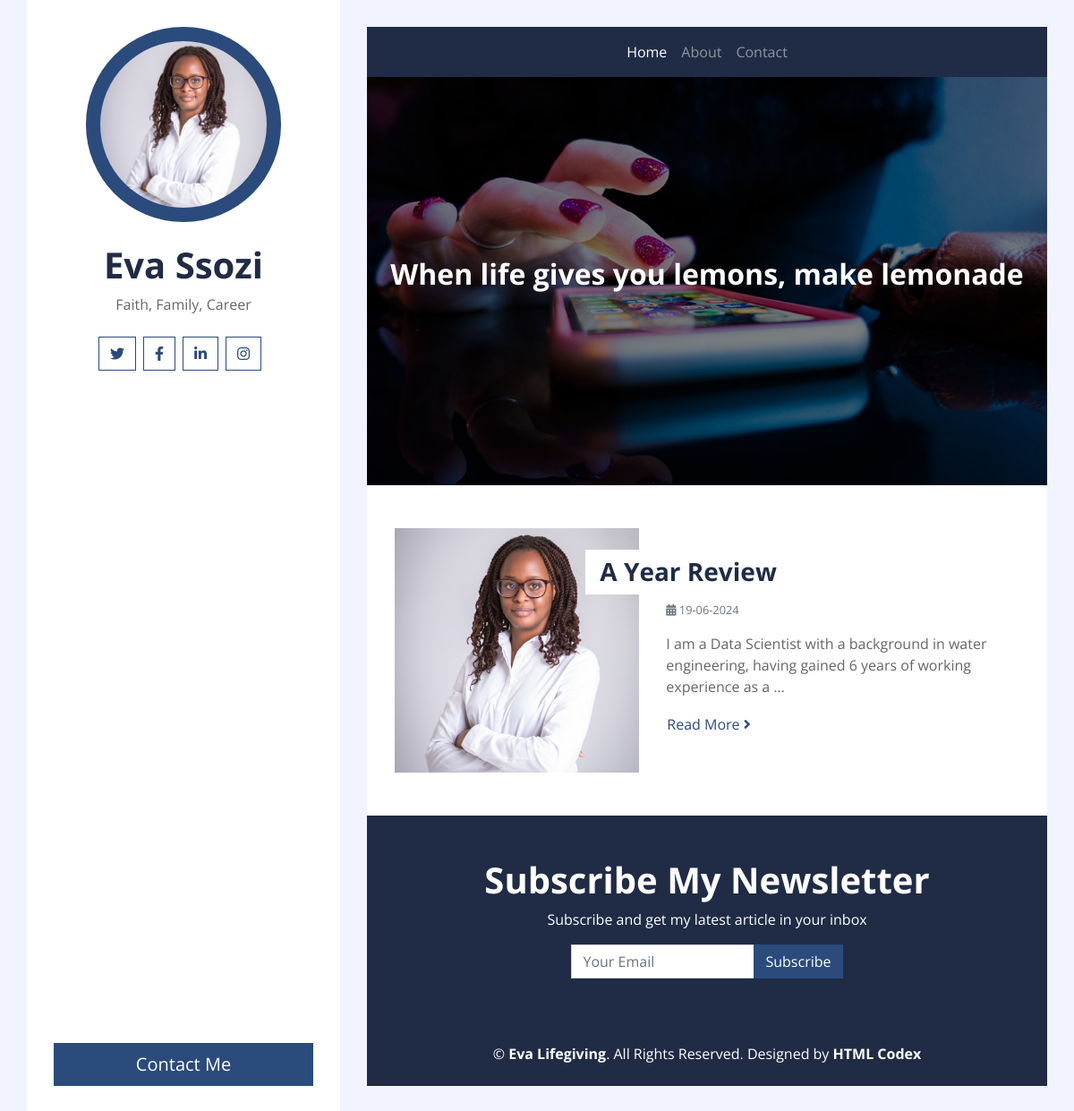
/, run on an earlier commit of the app's database.
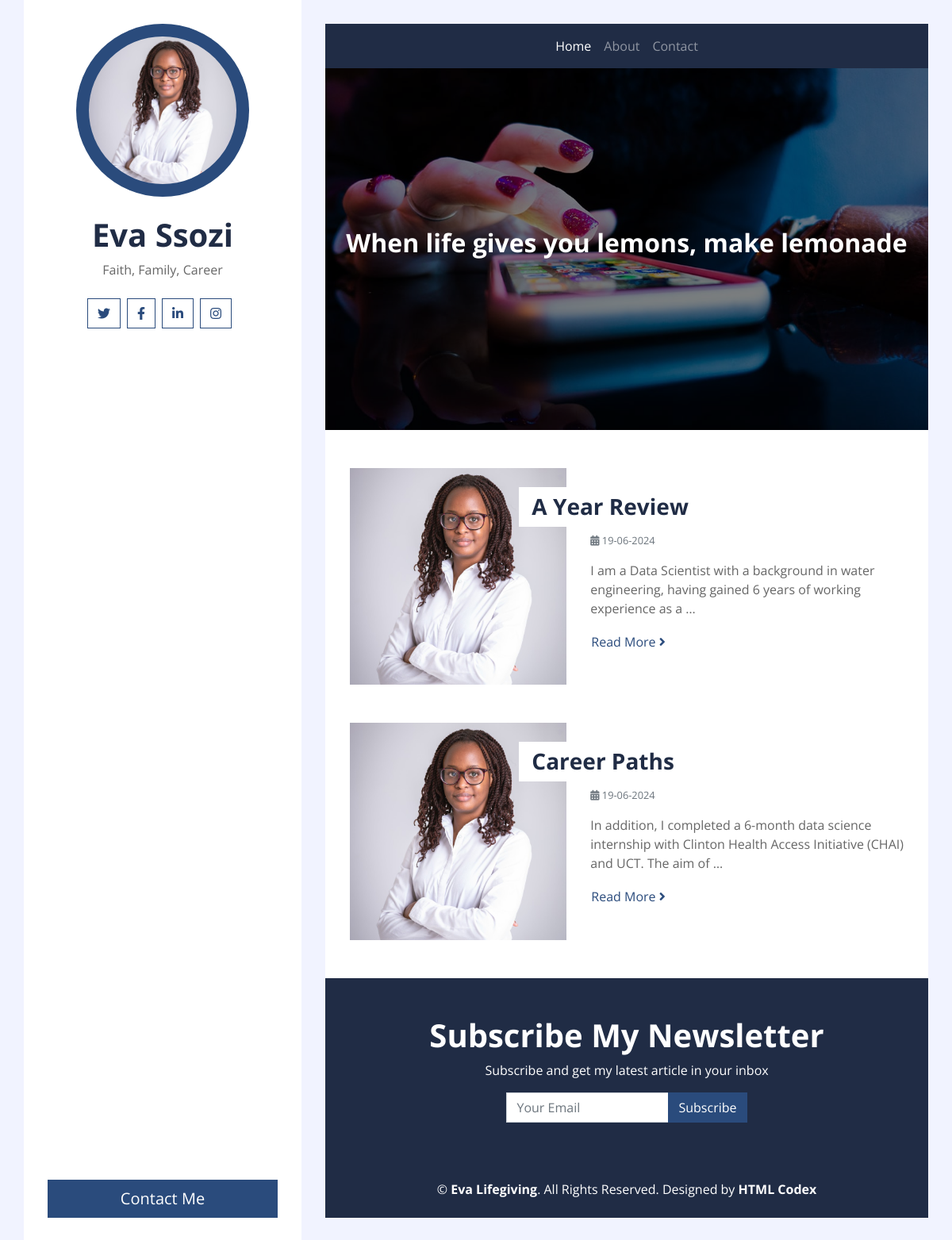
And on a later commit of the database.
### blog/models.py (models this page shows, shortened)
class Blog(models.Model):
    title = models.CharField(max_length=122)
    author = models.CharField(max_length=122)
    content_markdown = models.TextField(default="")
    image = models.ImageField(upload_to='blog/images')

### blog/views.py (the view)
def home(request):
    all_blogs = Blog.objects.all()
    context = {"blogs":all_blogs}
    return render(request,
                  template_name="blog/home.html",
                  context=context)

### blog/templates/blog/home.html
{% extends 'base.html' %}
{% load static %}
{% block content %}
                <div class="container p-0">
                    <div id="blog-carousel" class="carousel slide" data-ride="carousel">
                        <div class="carousel-inner">
                            <div class="carousel-item active">
                                <img class="w-100" src="{% static 'img/carousel-1.jpg' %}" alt="Image">
                                <div class="carousel-caption d-flex flex-column align-items-center justify-content-center">
                                    <h2 class="mb-3 text-white font-weight-bold">When life gives you lemons, make lemonade</h2>
                                </div>
                            </div>
                        </div>
                    </div>
                </div>
                <div class="container bg-white pt-5">
                    {% for blog in blogs %}
                    <div class="row blog-item px-3 pb-5">
                        <div class="col-md-5">
                            <img class="img-fluid mb-4 mb-md-0" src="{{blog.image.url}}" alt="Image">
                        </div>
                        <div class="col-md-7">
                            <h3 class="mt-md-4 px-md-3 mb-2 py-2 bg-white font-weight-bold">
                                {{blog.title}}
                            </h3>
                            <div class="d-flex mb-3">
                                <small class="mr-2 text-muted"><i class="fa fa-calendar-alt"></i> 19-06-2024 </small>
                            </div>
                            <p>
                                {{blog.content_markdown | truncatewords:20}}
                            </p>
                            <a class="btn btn-link p-0" href="/{{blog.id}}"
                            >Read More <i class="fa fa-angle-right"></i></a>
                        </div>
                    </div>
                    {% endfor %}
                </div>
                <div class="container py-5 px-4 bg-secondary text-center">
                    <h1 class="text-white font-weight-bold">Subscribe My Newsletter</h1>
                    <p class="text-white">Subscribe and get my latest article in your inbox</p>
                    <form class="form-inline justify-content-center">
                        <div class="input-group">
                            <input type="text" class="form-control" placeholder="Your Email">
                            <div class="input-group-append">
                              <button class="btn btn-primary" type="submit">Subscribe</button>
                            </div>
                          </div>
                    </form>
                </div>
{% endblock content %}

### templates/base.html (shortened to what this page needs)
{% load static %}
<!DOCTYPE html>
<html lang="en">
    <head>
        <link href="https://cdnjs.cloudflare.com/ajax/libs/font-awesome/5.10.0/css/all.min.css" rel="stylesheet">
        <link href="{% static 'css/style.css' %}" rel="stylesheet">
    </head>
    <body>
        <div class="wrapper">
            <div class="sidebar">
                <div class="sidebar-text d-flex flex-column h-100 justify-content-center text-center">
                    <img class="mx-auto d-block w-75 bg-primary img-fluid rounded-circle mb-4 p-3" src="{% static 'img/profile.jpeg' %}" alt="Image">
                    <h1 class="font-weight-bold">Eva Ssozi</h1>
                    <p class="mb-4">
                        Faith, Family, Career
                    </p>
                    <div class="d-flex justify-content-center mb-5">
                        <a class="btn btn-outline-primary mr-2" href="https://x.com/eva_nms"><i class="fab fa-twitter"></i></a>
                        <a class="btn btn-outline-primary mr-2" href="https://www.facebook.com/profile.php?id=100093638717011"><i class="fab fa-facebook-f"></i></a>
                        <a class="btn btn-outline-primary mr-2" href="https://www.linkedin.com/in/eva-ssozi-3b420475/"><i class="fab fa-linkedin-in"></i></a>
                        <a class="btn btn-outline-primary mr-2" href="https://www.instagram.com/eva_lifegiving/"><i class="fab fa-instagram"></i></a>
                    </div>
                    <a href="" class="btn btn-lg btn-block btn-primary mt-auto">Contact Me</a>
                </div>
            </div>
            <div class="content">
                <div class="container p-0">
                    <nav class="navbar navbar-expand-lg bg-secondary navbar-dark">
                        <div class="collapse navbar-collapse justify-content-between" id="navbarCollapse">
                            <div class="navbar-nav m-auto">
                                <a href="/" class="nav-item nav-link active">Home</a>
                                <a href="/about/" class="nav-item nav-link">About</a>
                                <a href="/contact/" class="nav-item nav-link">Contact</a>
                            </div>
                        </div>
                    </nav>
                </div>
                {% block content %}{% endblock content %}
                <div class="container py-4 bg-secondary text-center">
                    <p class="m-0 text-white">
                        &copy; <a class="text-white font-weight-bold" href="#">Eva Lifegiving</a>. All Rights Reserved. Designed by <a class="text-white font-weight-bold" href="https://htmlcodex.com">HTML Codex</a>
                    </p>
                </div>
            </div>
        </div>
    </body>
</html>

What changed in the data, as far as the page shows it:
added Blog: image (picture), title "Career Paths", content_markdown "In addition, I completed a 6-month data science internship with Clinton Health Access Initiative (CHAI) and UCT. The aim of …"
